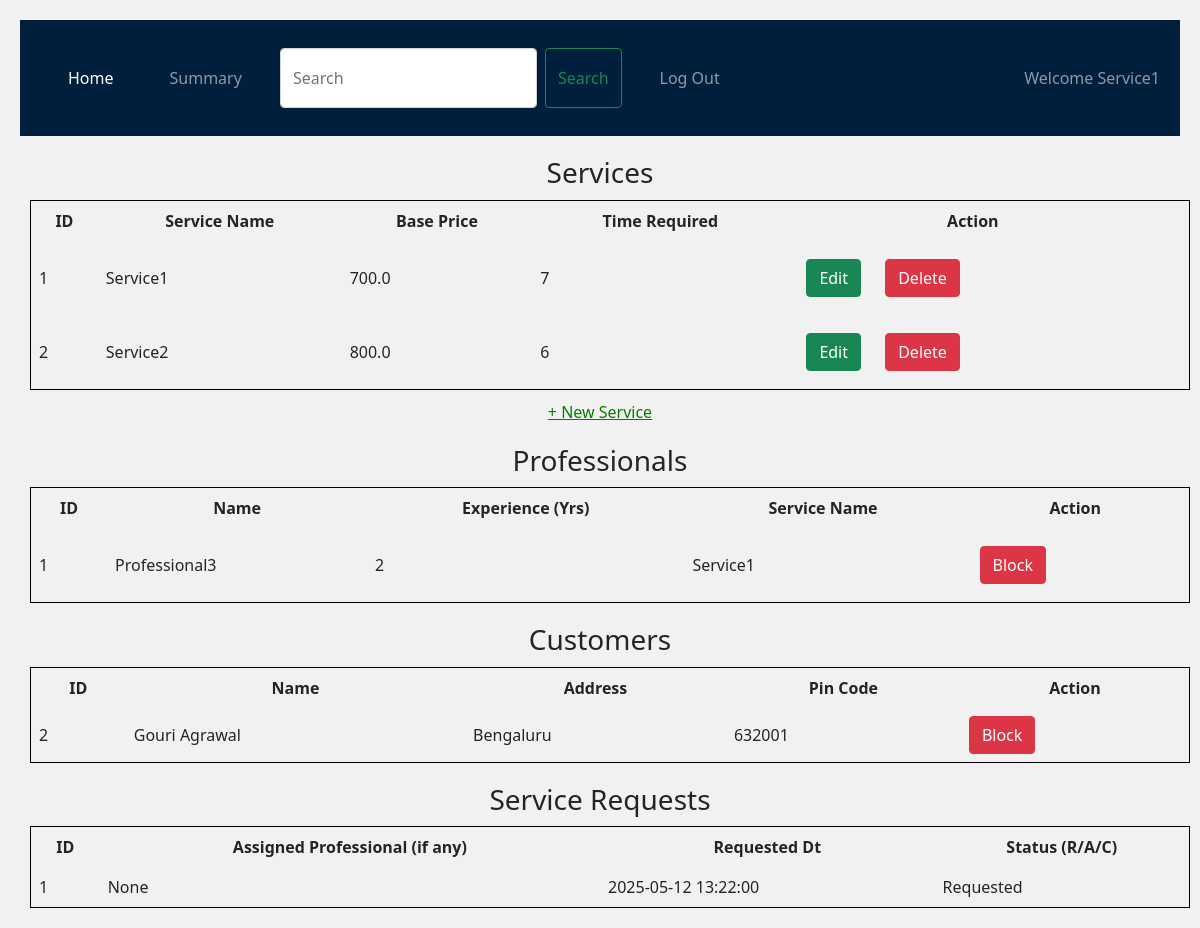
The app's page /admin_dashboard/Service1 with its own data.
### backend/models.py (models this page shows)
class Service(db.Model):
	__tablename__="service"
	id=db.Column(db.Integer,primary_key=True)
	name=db.Column(db.String,nullable=False)
	price=db.Column(db.Float,nullable=False,default=0.0)
	time_required=db.Column(db.Integer,default=0)
	description=db.Column(db.String,nullable=False)
	service_req=db.relationship("Service_Request",cascade="all,delete",backref="service",lazy=True)
	service_prof=db.relationship("Professional",cascade="all,delete",backref="services",lazy=True)

class Professional(db.Model):
	__tablename__="professional"
	id=db.Column(db.Integer,primary_key=True)
	email=db.Column(db.String,unique=True,nullable=False)
	password=db.Column(db.String,nullable=False)
	role=db.Column(db.Integer,nullable=False, default=2)
	name=db.Column(db.String,nullable=False)
	service=db.Column(db.String,nullable=False)
	service_id=db.Column(db.Integer,db.ForeignKey("service.id"),nullable=False)
	experience=db.Column(db.Integer,nullable=False)
	address=db.Column(db.String,nullable=False)
	pin_code=db.Column(db.Integer,nullable=False)
	rating=db.Column(db.Float,default=0.0)
	resume_url=db.Column(db.String,nullable=False)
	is_approved=db.Column(db.String,default="No")
	service_req=db.relationship("Service_Request",cascade="all,delete",backref="professional",lazy=True)

class User(db.Model):
	__tablename__="user"
	id=db.Column(db.Integer,primary_key=True)
	email=db.Column(db.String,unique=True,nullable=False)
	password=db.Column(db.String,nullable=False)
	role=db.Column(db.Integer,nullable=False, default=1)
	name=db.Column(db.String,nullable=False)
	address=db.Column(db.String,nullable=False)
	pin_code=db.Column(db.Integer,nullable=False)
	service_req=db.relationship("Service_Request",cascade="all,delete",backref="user",lazy=True)

class Service_Request(db.Model):
	__tablename__="service_request"
	id=db.Column(db.Integer,primary_key=True)
	service_name=db.Column(db.String,nullable=False)
	service_id=db.Column(db.Integer,db.ForeignKey("service.id"),nullable=False)
	customer_id=db.Column(db.Integer,db.ForeignKey("user.id"),nullable=False)
	professional_id=db.Column(db.Integer,db.ForeignKey("professional.id"),nullable=False)
	dor=db.Column(db.DateTime,nullable=False)
	doc=db.Column(db.DateTime)
	status=db.Column(db.String,default="Requested")
	additional_request=db.Column(db.String)
	feedback=db.Column(db.String)

### backend/controllers.py (the view)
@app.route("/admin_dashboard/<name>")
def admin_dashboard(name):
    services=get_services()
    professionals=get_professionals()
    service_requests=get_requests()
    customers=get_customers()
    return render_template("admin_dashboard.html",name=name,services=services,professionals=professionals,service_requests=service_requests,customers=customers)

### backend/controllers.py (called while the page is built)
def get_services():
    services=Service.query.all()
    return services

def get_professionals():
    professionals=Professional.query.all()
    return professionals

def get_requests():
    service_requests=Service_Request.query.all()
    return service_requests

def get_customers():
    customers=User.query.all()
    return customers

### templates/admin_dashboard.html (shortened to what this page needs)
  {% extends "admin_layout.html" %}
  {% block content  %}
        <div class="section">
            <h3>Services</h3>
            {% if services %}
            <table>
                <thead>
                    <tr>
                        <th>ID</th>
                        <th>Service Name</th>
                        <th>Base Price</th>
                        <th>Time Required</th>
                        <th>Action<th></th></th>
                    </tr>
                </thead>
                {% for service in services %}
                <tbody>
                    <tr>
                        <td>{{service.id}}</td>
                        <td>{{service.name}}</td>
                        <td>{{service.price}}</td>
                        <td>{{service.time_required}}</td>
                        <td><a href="/edit_service/{{service.id}}/{{name}}"  type="button"  class="btn btn-success">Edit</a>
                           <a href="/delete_service/{{service.id}}/{{name}}" type="button" class="btn btn-danger">Delete</a></td>
                    </tr>
                </tbody>
                {% endfor %}
            </table>
            {% else %}
                <h2 class="center">No Services Available</h2>
            {% endif %}
            <a href="/service/{{name}}" class="add-service">+ New Service</a>
        </div>
        <div class="section">
            <h3>Professionals</h3>
            {% if professionals %}
            <table>
                <thead>
                    <tr>
                        <th>ID</th>
                        <th>Name</th>
                        <th>Experience (Yrs)</th>
                        <th>Service Name</th>
                        <th>Action</th>
                    </tr>
                </thead>
                {% for professional in professionals  %}
                <tbody>
                    <tr>
                        <td>{{professional.id}}</td>
                        <td>{{professional.name}}</td>
                        <td>{{professional.experience}}</td>
                        <td>{{professional.service}}</td>
                        <td>
                            <a href="/delete_prof/{{professional.id}}/{{name}}" type="button" class="btn btn-danger">Block</a></td>
                    </tr>
                </tbody>
                {% endfor %}
            </table>
            {% else %}
                <h2 class="center">No Professionals Available</h2>
            {% endif %}
        </div>
        <div class="section">
            <h3>Customers</h3>
            {% if customers %}
            <table>
                <thead>
                    <tr>
                        <th>ID</th>
                        <th>Name</th>
                        <th>Address</th>
                        <th>Pin Code</th>
                        <th>Action</th>
                    </tr>
                </thead>
                {% for customer in customers  %}
                {% if customer.role==1 %}
                <tbody>
                    <tr>
                        <td>{{customer.id}}</td>
                        <td>{{customer.name}}</td>
                        <td>{{customer.address}}</td>
                        <td>{{customer.pin_code}}</td>
                        <td>
                            <button type="button" href="#" class="btn btn-danger">Block</button></td>
                    </tr>
                </tbody>
                {% endif %}
                {% endfor %}
            </table>
            {% else %}
                <h2 class="center">No Customer Available</h2>
            {% endif %}
        </div>
        <div class="section">
            <h3>Service Requests</h3>
            {% if service_requests %}
            <table>
                <thead>
                    <tr>
                        <th>ID</th>
                        <th>Assigned Professional (if any)</th>
                        <th>Requested Dt</th>
                        <th>Status (R/A/C)</th>
                    </tr>
                </thead>
                {% for service_request in service_requests %}
                <tbody>
                    <tr>
                        <td>{{service_request.id}}</td>
                        <td>{{service_request.feedback}}</td>
                        <td>{{service_request.dor}}</td>
                        <td>{{service_request.status}}</td>
                    </tr>
                </tbody>
                {% endfor %}
            </table>
            {% else %}
                <h2 class="center"> No Requests Available</h2>
            {% endif %}
        </div>
        {% endblock  %}

### static/styles/main.css (style rules this page uses)
* { margin: 10px; }
body { font-family: Arial, sans-serif; margin: 20px; text-align: center; }
.section { margin-top: 20px; }
table { width: 100%; border-collapse: collapse; margin-top: 10px; }
table, th, td { border: 1px solid black; }
th, td { padding: 8px; text-align: left; }
.add-service { color: green; margin-top: 10px; display: block; }

### records on screen
Service: id "1", name "Service1", price "700.0", time_required "7"
Service: id "2", name "Service2", price "800.0", time_required "6"
Professional: id "1", name "Professional3", experience "2", service "Service1"
User: id "2", name "Gouri Agrawal", address "Bengaluru", pin_code "632001"
Service_Request: id "1", feedback "None", dor "2025-05-12 13:22:00", status "Requested"

### other values on screen
{{ name }} "Service1"
